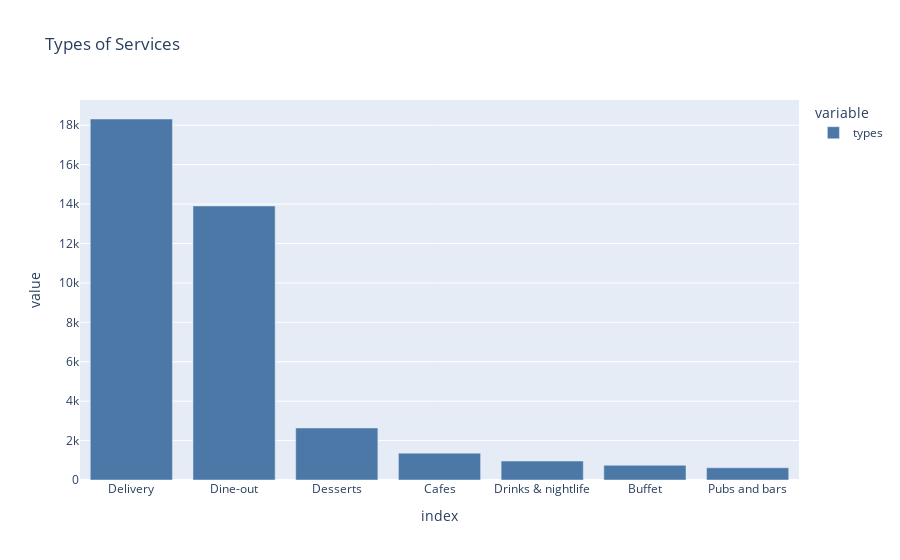

Notebook code cell kept with this figure:
### Code cell
listed = updated_df['types'].value_counts()
fig = px.bar(listed, title='Types of Services',color_discrete_sequence=['#4c78a8', '#72b7b2', '#6b92bc'])
fig.show()

### Figure 1 — Plotly figure (JSON) as saved in the notebook; plotly's stock layout.template omitted (floating-point values rounded to 4 significant figures)
{"data": [{"alignmentgroup": "True", "hovertemplate": "variable=types<br>index=%{x}<br>value=%{y}<extra></extra>", "legendgroup": "types", "marker": {"color": "#4c78a8", "pattern": {"shape": ""}}, "name": "types", "offsetgroup": "types", "orientation": "v", "showlegend": true, "textposition": "auto", "type": "bar", "x": ["Delivery", "Dine-out", "Desserts", "Cafes", "Drinks & nightlife", "Buffet", "Pubs and bars"], "xaxis": "x", "y": [18317, 13904, 2641, 1363, 962, 749, 621], "yaxis": "y"}], "layout": {"barmode": "relative", "legend": {"title": {"text": "variable"}, "tracegroupgap": 0}, "title": {"text": "Types of Services"}, "xaxis": {"anchor": "y", "domain": [0, 1], "title": {"text": "index"}}, "yaxis": {"anchor": "x", "domain": [0, 1], "title": {"text": "value"}}}}
